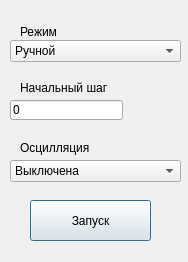
<?xml version="1.0" encoding="UTF-8"?>
<ui version="4.0">
 <class>Dialog</class>
 <widget class="QDialog" name="Dialog">
  <property name="windowModality">
   <enum>Qt::ApplicationModal</enum>
  </property>
  <property name="geometry">
   <rect>
    <x>0</x>
    <y>0</y>
    <width>188</width>
    <height>262</height>
   </rect>
  </property>
  <property name="windowTitle">
   <string>Начало работы</string>
  </property>
  <widget class="QPushButton" name="pushButton">
   <property name="geometry">
    <rect>
     <x>30</x>
     <y>200</y>
     <width>121</width>
     <height>41</height>
    </rect>
   </property>
   <property name="text">
    <string>Запуск</string>
   </property>
  </widget>
  <widget class="QLineEdit" name="lineEdit">
   <property name="enabled">
    <bool>true</bool>
   </property>
   <property name="geometry">
    <rect>
     <x>10</x>
     <y>100</y>
     <width>113</width>
     <height>20</height>
    </rect>
   </property>
   <property name="text">
    <string>0</string>
   </property>
  </widget>
  <widget class="QLabel" name="label">
   <property name="geometry">
    <rect>
     <x>20</x>
     <y>25</y>
     <width>47</width>
     <height>13</height>
    </rect>
   </property>
   <property name="text">
    <string>Режим</string>
   </property>
  </widget>
  <widget class="QComboBox" name="comboBox">
   <property name="enabled">
    <bool>true</bool>
   </property>
   <property name="geometry">
    <rect>
     <x>10</x>
     <y>40</y>
     <width>171</width>
     <height>22</height>
    </rect>
   </property>
   <item>
    <property name="text">
     <string>Ручной</string>
    </property>
   </item>
   <item>
    <property name="text">
     <string>Автоматический</string>
    </property>
   </item>
  </widget>
  <widget class="QLabel" name="label_2">
   <property name="geometry">
    <rect>
     <x>20</x>
     <y>80</y>
     <width>91</width>
     <height>16</height>
    </rect>
   </property>
   <property name="text">
    <string>Начальный шаг</string>
   </property>
  </widget>
  <widget class="QComboBox" name="comboBox_2">
   <property name="enabled">
    <bool>true</bool>
   </property>
   <property name="geometry">
    <rect>
     <x>10</x>
     <y>160</y>
     <width>171</width>
     <height>22</height>
    </rect>
   </property>
   <item>
    <property name="text">
     <string>Выключена</string>
    </property>
   </item>
   <item>
    <property name="text">
     <string>Включена</string>
    </property>
   </item>
  </widget>
  <widget class="QLabel" name="label_3">
   <property name="geometry">
    <rect>
     <x>20</x>
     <y>140</y>
     <width>101</width>
     <height>16</height>
    </rect>
   </property>
   <property name="text">
    <string>Осцилляция</string>
   </property>
  </widget>
 </widget>
 <resources/>
 <connections/>
</ui>
